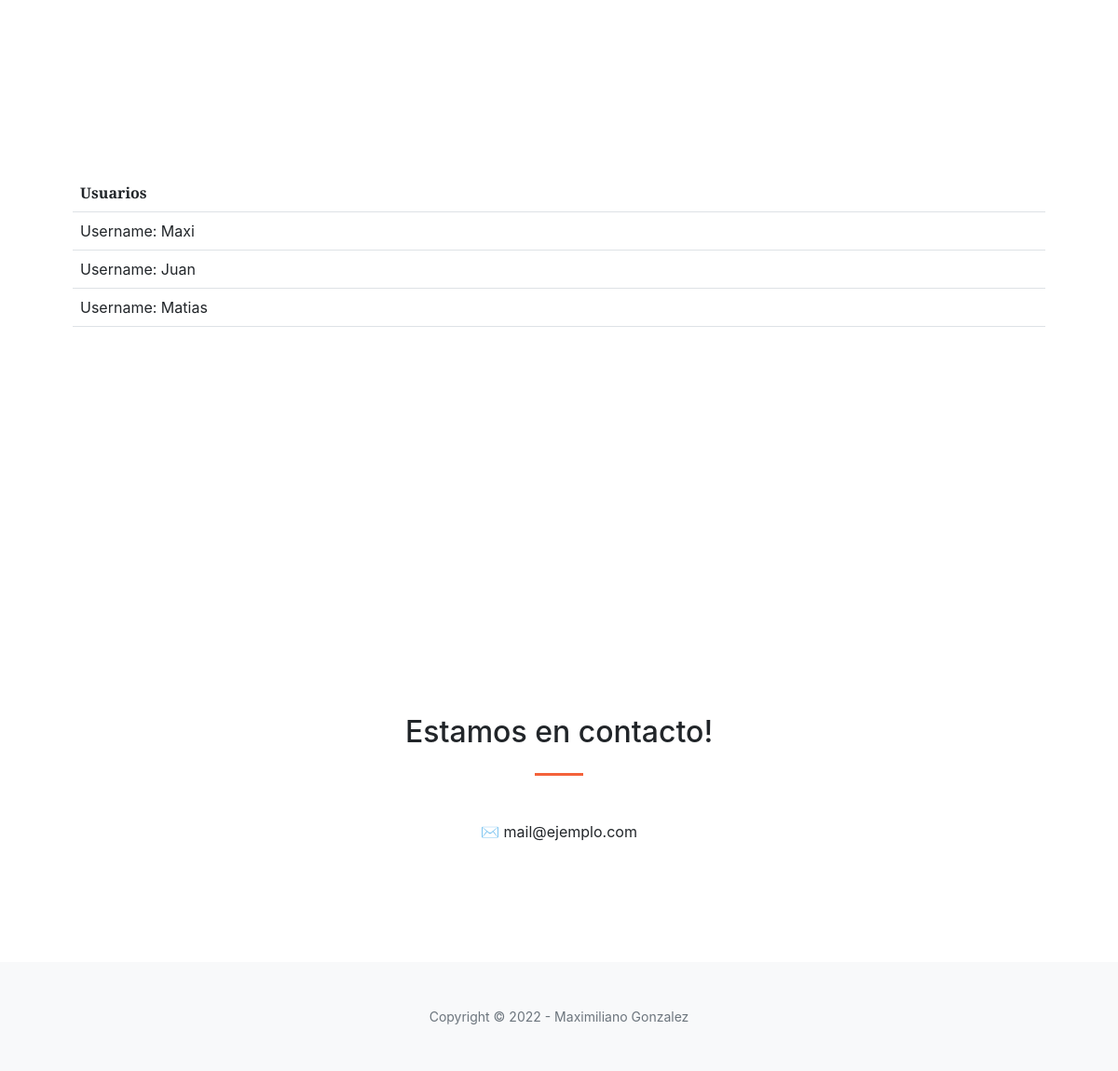
The app's page /usuarios/ (lower part), older data.
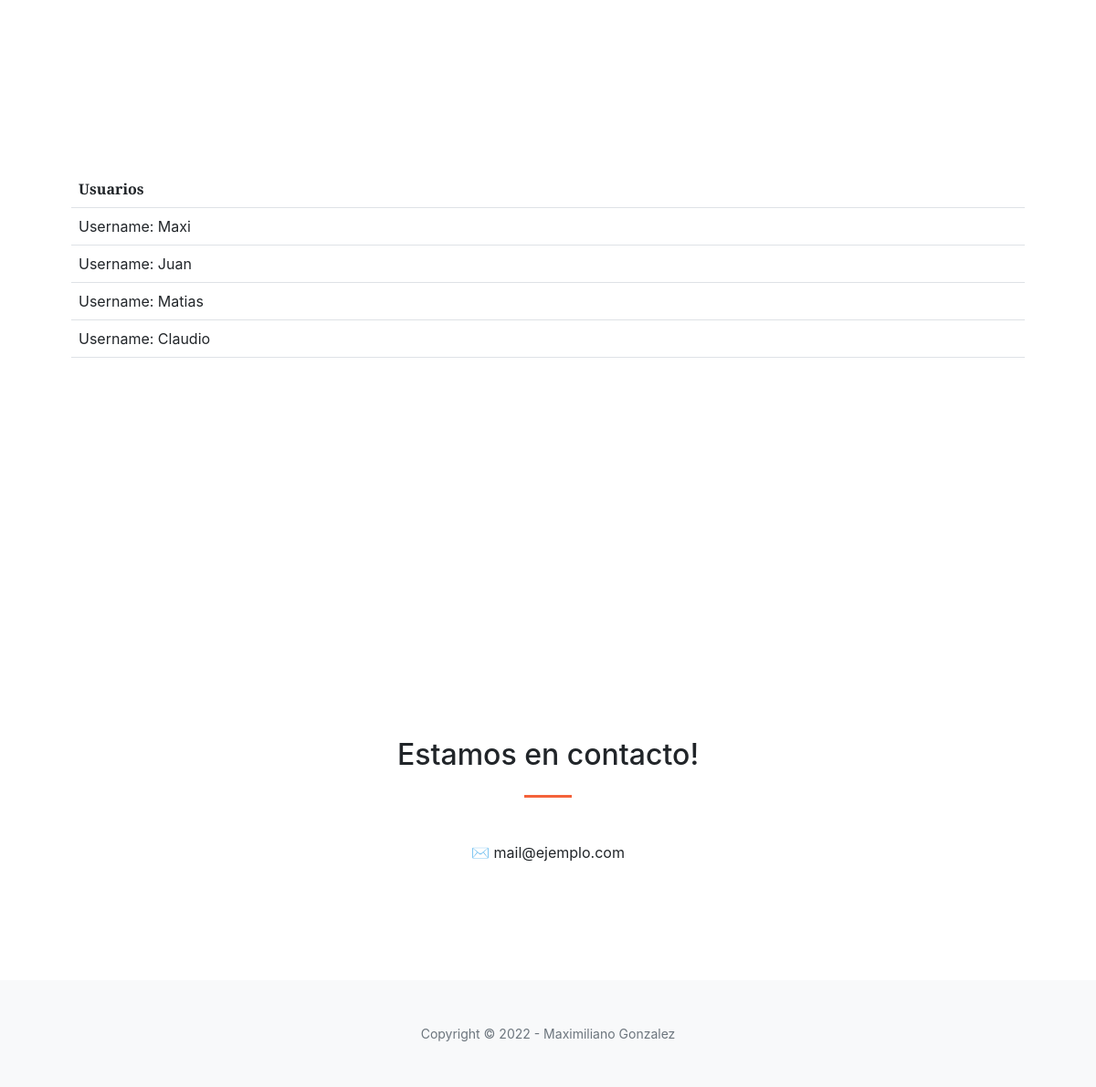
The same page, newer data.
### blog_app/models.py (models this page shows, shortened)
class Usuario(models.Model):
    usuario = models.CharField(max_length=64)
    contrasenia = models.CharField(max_length=64)
    mail = models.EmailField()
    nombre = models.CharField(max_length=64)
    apellido = models.CharField(max_length=64)
    fecha_nacimiento = models.DateField()

### blog_app/views.py (the view)
# urls.py: path("usuarios/", usuarios, name="usuarios"),
def usuarios(request):
    contexto = {'usuarios' : Usuario.objects.all()}
    return render(
        request=request,
        template_name='blog_app/usuarios.html',
        context=contexto,
    )

### blog_app/templates/blog_app/usuarios.html (shortened to what this page needs)
{% extends "blog_app/base.html" %}
{% block posteos %}
<section class="page-section" id="usuarios">
    <table class="table">
        <body>
            <tr>
                <th>Usuarios</th>
            </tr>
                {% for usuario in usuarios %}
                <tr>
                    <td>Username: {{usuario.usuario}}<br>
                    </td>
                </tr>
                {% endfor %}
        </body>
    </table>
</section>
{% endblock posteos %}

Row changes from the older to the newer data that the page shows:
added Usuario: usuario "Claudio"
